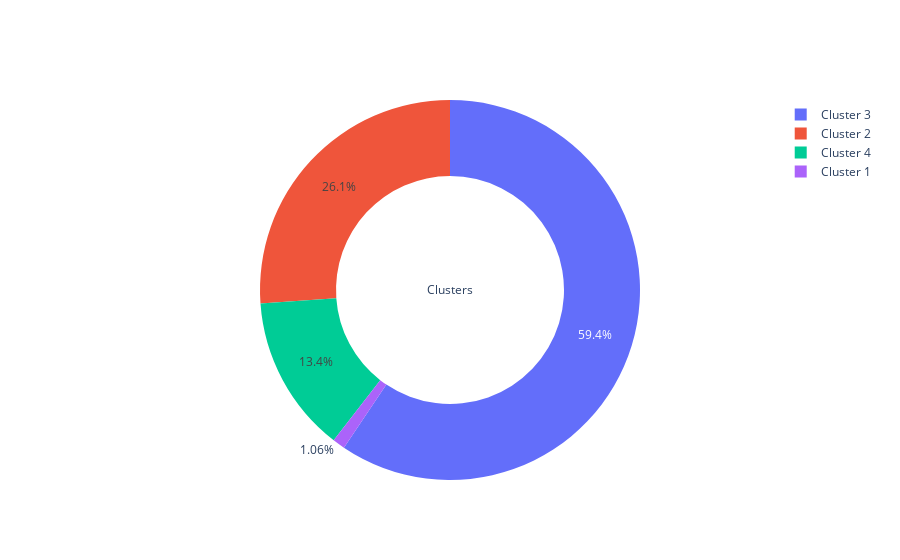

The cell this chart's notebook holds for it:
### Code cell
# clustering

from sklearn.cluster import KMeans
from sklearn.metrics import silhouette_score
from sklearn.mixture import GaussianMixture
import plotly.express as px
from sklearn.decomposition import PCA
from yellowbrick.cluster import KElbowVisualizer
import plotly.graph_objects as go


'''
Поиск числа кластеров
'''

km = KMeans()
elbow = KElbowVisualizer(estimator = km, k = 10)
elbow.fit(X_PCA)
elbow.show()
#Лучший K по методу локтя равен 4, попробуем метод силуэта.

elbow = KElbowVisualizer(estimator = km, k = 10, metric='silhouette')
elbow.fit(X_PCA)
elbow.show()
#Обычно рекомендуется выбирать номер K со вторым по величине показателем силуэта, поэтому оптимальное число кластеров K = 4

range_n_clusters = list(range(3, 10))
for n_clusters in range_n_clusters:
    clusterer = KMeans(n_clusters=n_clusters, random_state=10)
    preds = clusterer.fit_predict(X_PCA)
    centers = clusterer.cluster_centers_

    score = silhouette_score(X_PCA, preds)
    print("Для числа кластеров равное {}, оценка силуэта = {})".format(n_clusters, score))

# изобразим графически полученный результат
kmeans = KMeans(n_clusters= 4)
label = kmeans.fit_predict(X_PCA)
u_labels = np.unique(label)
for i in u_labels:
    plt.scatter(X_PCA[label == i , 0] , X_PCA[label == i , 1] , label = i)
plt.legend()
plt.show()

'''
Подтвердили, что оптимальное число кластеров - 5
'''

kmeans = KMeans(n_clusters=4, random_state=10)
predictions = kmeans.fit_predict(X_PCA)
df["Clusters"] = predictions + 1


labels = ["Cluster 1", "Cluster 2", "Cluster 3", "Cluster 4"]
cluster0_num = df[df["Clusters"]==1].shape[0]
cluster1_num = df[df["Clusters"]==2].shape[0]
cluster2_num = df[df["Clusters"]==3].shape[0]
cluster3_num = df[df["Clusters"]==4].shape[0]
values = [cluster0_num, cluster1_num, cluster2_num, cluster3_num]
fig = go.Figure(data=[go.Pie(labels=labels, values=values, hole=0.6, title="Clusters")])
fig.show()

### Figure 1 — Plotly figure (JSON) as saved in the notebook; plotly's stock layout.template omitted (floating-point values rounded to 4 significant figures)
{"data": [{"hole": 0.6, "labels": ["Cluster 1", "Cluster 2", "Cluster 3", "Cluster 4"], "title": {"text": "Clusters"}, "type": "pie", "values": [17, 420, 955, 215]}], "layout": {}}
